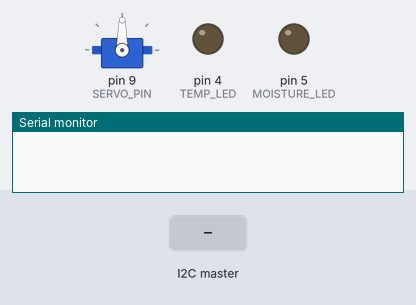
Bench run of a sketch on a simulated Arduino Uno, built with avr-gcc and run on an emulated ATmega328P. On the bench: servo, output pins drawn as LEDs (lit = HIGH), the last lines printed to the serial monitor. Inputs (shaded band) come from the test bench.

Above: at 1.2 s.
1.3 s: the I2C master sends the byte 1
At 2.1 s:
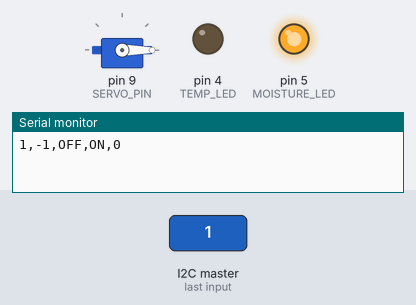
Timing chart, 0 to 4.3 s (numbered marks = the images above; inputs shaded):
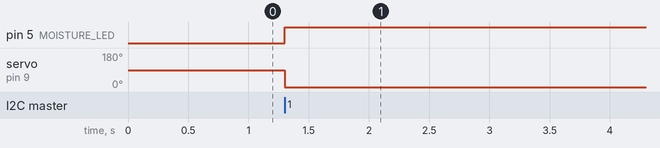

Measured:
- after the input at 1.3 s, pin 5 (MOISTURE_LED): LOW → HIGH at once; servo on pin 9 (SERVO_PIN): 90° → 0° at once

The sketch:

Slave_Code.ino
```cpp
#include <Wire.h>
#include <Servo.h>

#define TEMP_LED 4
#define MOISTURE_LED 5
#define SERVO_PIN 9

Servo myservo;

void setup() {
  Wire.begin(8);
  pinMode(TEMP_LED, OUTPUT);
  pinMode(MOISTURE_LED, OUTPUT);
  myservo.attach(SERVO_PIN);
  Serial.begin(9600);
  Wire.onReceive(receiveData);
}

void loop() {

}

void receiveData(int byteCount) {
  int temperature = Wire.read();
  int moisture = Wire.read();
//  Serial.print("Temperature: ");
  Serial.print(temperature);
//  Serial.print(", Moisture: ");
  Serial.print(",");
  Serial.print(moisture);

  if (temperature > 15 && temperature < 30) {
    digitalWrite(TEMP_LED, HIGH);
    Serial.print(",ON");
    if (moisture < 50) {
      digitalWrite(MOISTURE_LED, HIGH);
      Serial.print(",ON");
      myservo.write(90);
      Serial.println(",90");
    } else {
      digitalWrite(MOISTURE_LED, LOW);
      Serial.print(",OFF");
      myservo.write(0);
      Serial.println(",0");
    }
  } else if (moisture < 50) {
    digitalWrite(MOISTURE_LED, HIGH);
    Serial.print(",OFF");
    Serial.print(",ON");
    myservo.write(0);
    Serial.println(",0");
  } else {
    digitalWrite(TEMP_LED, LOW);
    digitalWrite(MOISTURE_LED, LOW);
    Serial.print(",OFF");
    Serial.print(",OFF");
    myservo.write(0);
    Serial.println(",0");
  }
}
```
